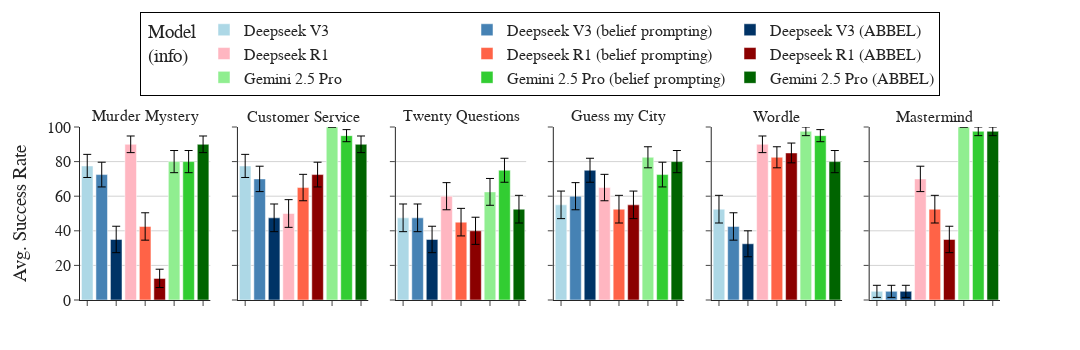

The cell this chart's notebook holds for it:
### Code cell
fig = plot_win_rates(summary_df)
fig.show()

### Figure 1 — Plotly figure (JSON) as saved in the notebook; plotly's stock layout.template omitted (floating-point values rounded to 4 significant figures)
{"data": [{"error_y": {"array": [6.687], "color": "black", "thickness": 1, "type": "data", "visible": true, "width": 4}, "hovertemplate": "Env: Murder Mystery<br>Word Limit: None<br>Model: Deepseek V3<br>Success Rate: {y:.2f}%<br>SEM: 6.69%<br>N: 40", "marker": {"color": "#ADD8E6"}, "name": "Deepseek V3", "showlegend": true, "type": "bar", "width": 0.8, "x": ["Deepseek V3"], "xaxis": "x", "y": [77.5], "yaxis": "y"}, {"error_y": {"array": [7.15], "color": "black", "thickness": 1, "type": "data", "visible": true, "width": 4}, "hovertemplate": "Env: Murder Mystery<br>Word Limit: None<br>Model: Deepseek V3 (belief prompting)<br>Success Rate: {y:.2f}%<br>SEM: 7.15%<br>N: 40", "marker": {"color": "#4682B4"}, "name": "Deepseek V3 (belief prompting)", "showlegend": true, "type": "bar", "width": 0.8, "x": ["Deepseek V3 (belief prompting)"], "xaxis": "x", "y": [72.5], "yaxis": "y"}, {"error_y": {"array": [7.638], "color": "black", "thickness": 1, "type": "data", "visible": true, "width": 4}, "hovertemplate": "Env: Murder Mystery<br>Word Limit: None<br>Model: Deepseek V3 (ABBEL)<br>Success Rate: {y:.2f}%<br>SEM: 7.64%<br>N: 40", "marker": {"color": "#003366"}, "name": "Deepseek V3 (ABBEL)", "showlegend": true, "type": "bar", "width": 0.8, "x": ["Deepseek V3 (ABBEL)"], "xaxis": "x", "y": [35.0], "yaxis": "y"}, {"error_y": {"array": [4.804], "color": "black", "thickness": 1, "type": "data", "visible": true, "width": 4}, "hovertemplate": "Env: Murder Mystery<br>Word Limit: None<br>Model: Deepseek R1<br>Success Rate: {y:.2f}%<br>SEM: 4.80%<br>N: 40", "marker": {"color": "#FFB6C1"}, "name": "Deepseek R1", "showlegend": true, "type": "bar", "width": 0.8, "x": ["Deepseek R1"], "xaxis": "x", "y": [90.0], "yaxis": "y"}, {"error_y": {"array": [7.916], "color": "black", "thickness": 1, "type": "data", "visible": true, "width": 4}, "hovertemplate": "Env: Murder Mystery<br>Word Limit: None<br>Model: Deepseek R1 (belief prompting)<br>Success Rate: {y:.2f}%<br>SEM: 7.92%<br>N: 40", "marker": {"color": "#FF6347"}, "name": "Deepseek R1 (belief prompting)", "showlegend": true, "type": "bar", "width": 0.8, "x": ["Deepseek R1 (belief prompting)"], "xaxis": "x", "y": [42.5], "yaxis": "y"}, {"error_y": {"array": [5.296], "color": "black", "thickness": 1, "type": "data", "visible": true, "width": 4}, "hovertemplate": "Env: Murder Mystery<br>Word Limit: None<br>Model: Deepseek R1 (ABBEL)<br>Success Rate: {y:.2f}%<br>SEM: 5.30%<br>N: 40", "marker": {"color": "#8B0000"}, "name": "Deepseek R1 (ABBEL)", "showlegend": true, "type": "bar", "width": 0.8, "x": ["Deepseek R1 (ABBEL)"], "xaxis": "x", "y": [12.5], "yaxis": "y"}, {"error_y": {"array": [6.405], "color": "black", "thickness": 1, "type": "data", "visible": true, "width": 4}, "hovertemplate": "Env: Murder Mystery<br>Word Limit: None<br>Model: Gemini 2.5 Pro<br>Success Rate: {y:.2f}%<br>SEM: 6.41%<br>N: 40", "marker": {"color": "#90EE90"}, "name": "Gemini 2.5 Pro", "showlegend": true, "type": "bar", "width": 0.8, "x": ["Gemini 2.5 Pro"], "xaxis": "x", "y": [80.0], "yaxis": "y"}, {"error_y": {"array": [6.405], "color": "black", "thickness": 1, "type": "data", "visible": true, "width": 4}, "hovertemplate": "Env: Murder Mystery<br>Word Limit: None<br>Model: Gemini 2.5 Pro (belief prompting)<br>Success Rate: {y:.2f}%<br>SEM: 6.41%<br>N: 40", "marker": {"color": "#32CD32"}, "name": "Gemini 2.5 Pro (belief prompting)", "showlegend": true, "type": "bar", "width": 0.8, "x": ["Gemini 2.5 Pro (belief prompting)"], "xaxis": "x", "y": [80.0], "yaxis": "y"}, {"error_y": {"array": [4.804], "color": "black", "thickness": 1, "type": "data", "visible": true, "width": 4}, "hovertemplate": "Env: Murder Mystery<br>Word Limit: None<br>Model: Gemini 2.5 Pro (ABBEL)<br>Success Rate: {y:.2f}%<br>SEM: 4.80%<br>N: 40", "marker": {"color": "#006400"}, "name": "Gemini 2.5 Pro (ABBEL)", "showlegend": true, "type": "bar", "width": 0.8, "x": ["Gemini 2.5 Pro (ABBEL)"], "xaxis": "x", "y": [90.0], "yaxis": "y"}, {"error_y": {"array": [6.687], "color": "black", "thickness": 1, "type": "data", "visible": true, "width": 4}, "hovertemplate": "Env: Customer Service<br>Word Limit: None<br>Model: Deepseek V3<br>Success Rate: {y:.2f}%<br>SEM: 6.69%<br>N: 40", "marker": {"color": "#ADD8E6"}, "name": "Deepseek V3", "showlegend": false, "type": "bar", "width": 0.8, "x": ["Deepseek V3"], "xaxis": "x2", "y": [77.5], "yaxis": "y2"}, {"error_y": {"array": [7.338], "color": "black", "thickness": 1, "type": "data", "visible": true, "width": 4}, "hovertemplate": "Env: Customer Service<br>Word Limit: None<br>Model: Deepseek V3 (belief prompting)<br>Success Rate: {y:.2f}%<br>SEM: 7.34%<br>N: 40", "marker": {"color": "#4682B4"}, "name": "Deepseek V3 (belief prompting)", "showlegend": false, "type": "bar", "width": 0.8, "x": ["Deepseek V3 (belief prompting)"], "xaxis": "x2", "y": [70.0], "yaxis": "y2"}, {"error_y": {"array": [7.996], "color": "black", "thickness": 1, "type": "data", "visible": true, "width": 4}, "hovertemplate": "Env: Customer Service<br>Word Limit: None<br>Model: Deepseek V3 (ABBEL)<br>Success Rate: {y:.2f}%<br>SEM: 8.00%<br>N: 40", "marker": {"color": "#003366"}, "name": "Deepseek V3 (ABBEL)", "showlegend": false, "type": "bar", "width": 0.8, "x": ["Deepseek V3 (ABBEL)"], "xaxis": "x2", "y": [47.5], "yaxis": "y2"}, {"error_y": {"array": [8.006], "color": "black", "thickness": 1, "type": "data", "visible": true, "width": 4}, "hovertemplate": "Env: Customer Service<br>Word Limit: None<br>Model: Deepseek R1<br>Success Rate: {y:.2f}%<br>SEM: 8.01%<br>N: 40", "marker": {"color": "#FFB6C1"}, "name": "Deepseek R1", "showlegend": false, "type": "bar", "width": 0.8, "x": ["Deepseek R1"], "xaxis": "x2", "y": [50.0], "yaxis": "y2"}, {"error_y": {"array": [7.638], "color": "black", "thickness": 1, "type": "data", "visible": true, "width": 4}, "hovertemplate": "Env: Customer Service<br>Word Limit: None<br>Model: Deepseek R1 (belief prompting)<br>Success Rate: {y:.2f}%<br>SEM: 7.64%<br>N: 40", "marker": {"color": "#FF6347"}, "name": "Deepseek R1 (belief prompting)", "showlegend": false, "type": "bar", "width": 0.8, "x": ["Deepseek R1 (belief prompting)"], "xaxis": "x2", "y": [65.0], "yaxis": "y2"}, {"error_y": {"array": [7.15], "color": "black", "thickness": 1, "type": "data", "visible": true, "width": 4}, "hovertemplate": "Env: Customer Service<br>Word Limit: None<br>Model: Deepseek R1 (ABBEL)<br>Success Rate: {y:.2f}%<br>SEM: 7.15%<br>N: 40", "marker": {"color": "#8B0000"}, "name": "Deepseek R1 (ABBEL)", "showlegend": false, "type": "bar", "width": 0.8, "x": ["Deepseek R1 (ABBEL)"], "xaxis": "x2", "y": [72.5], "yaxis": "y2"}, {"error_y": {"array": [0.0], "color": "black", "thickness": 1, "type": "data", "visible": true, "width": 4}, "hovertemplate": "Env: Customer Service<br>Word Limit: None<br>Model: Gemini 2.5 Pro<br>Success Rate: {y:.2f}%<br>SEM: 0.00%<br>N: 40", "marker": {"color": "#90EE90"}, "name": "Gemini 2.5 Pro", "showlegend": false, "type": "bar", "width": 0.8, "x": ["Gemini 2.5 Pro"], "xaxis": "x2", "y": [100.0], "yaxis": "y2"}, {"error_y": {"array": [3.49], "color": "black", "thickness": 1, "type": "data", "visible": true, "width": 4}, "hovertemplate": "Env: Customer Service<br>Word Limit: None<br>Model: Gemini 2.5 Pro (belief prompting)<br>Success Rate: {y:.2f}%<br>SEM: 3.49%<br>N: 40", "marker": {"color": "#32CD32"}, "name": "Gemini 2.5 Pro (belief prompting)", "showlegend": false, "type": "bar", "width": 0.8, "x": ["Gemini 2.5 Pro (belief prompting)"], "xaxis": "x2", "y": [95.0], "yaxis": "y2"}, {"error_y": {"array": [4.804], "color": "black", "thickness": 1, "type": "data", "visible": true, "width": 4}, "hovertemplate": "Env: Customer Service<br>Word Limit: None<br>Model: Gemini 2.5 Pro (ABBEL)<br>Success Rate: {y:.2f}%<br>SEM: 4.80%<br>N: 40", "marker": {"color": "#006400"}, "name": "Gemini 2.5 Pro (ABBEL)", "showlegend": false, "type": "bar", "width": 0.8, "x": ["Gemini 2.5 Pro (ABBEL)"], "xaxis": "x2", "y": [90.0], "yaxis": "y2"}, {"error_y": {"array": [7.996], "color": "black", "thickness": 1, "type": "data", "visible": true, "width": 4}, "hovertemplate": "Env: Twenty Questions<br>Word Limit: None<br>Model: Deepseek V3<br>Success Rate: {y:.2f}%<br>SEM: 8.00%<br>N: 40", "marker": {"color": "#ADD8E6"}, "name": "Deepseek V3", "showlegend": false, "type": "bar", "width": 0.8, "x": ["Deepseek V3"], "xaxis": "x3", "y": [47.5], "yaxis": "y3"}, {"error_y": {"array": [7.996], "color": "black", "thickness": 1, "type": "data", "visible": true, "width": 4}, "hovertemplate": "Env: Twenty Questions<br>Word Limit: None<br>Model: Deepseek V3 (belief prompting)<br>Success Rate: {y:.2f}%<br>SEM: 8.00%<br>N: 40", "marker": {"color": "#4682B4"}, "name": "Deepseek V3 (belief prompting)", "showlegend": false, "type": "bar", "width": 0.8, "x": ["Deepseek V3 (belief prompting)"], "xaxis": "x3", "y": [47.5], "yaxis": "y3"}, {"error_y": {"array": [7.638], "color": "black", "thickness": 1, "type": "data", "visible": true, "width": 4}, "hovertemplate": "Env: Twenty Questions<br>Word Limit: None<br>Model: Deepseek V3 (ABBEL)<br>Success Rate: {y:.2f}%<br>SEM: 7.64%<br>N: 40", "marker": {"color": "#003366"}, "name": "Deepseek V3 (ABBEL)", "showlegend": false, "type": "bar", "width": 0.8, "x": ["Deepseek V3 (ABBEL)"], "xaxis": "x3", "y": [35.0], "yaxis": "y3"}, {"error_y": {"array": [7.845], "color": "black", "thickness": 1, "type": "data", "visible": true, "width": 4}, "hovertemplate": "Env: Twenty Questions<br>Word Limit: None<br>Model: Deepseek R1<br>Success Rate: {y:.2f}%<br>SEM: 7.84%<br>N: 40", "marker": {"color": "#FFB6C1"}, "name": "Deepseek R1", "showlegend": false, "type": "bar", "width": 0.8, "x": ["Deepseek R1"], "xaxis": "x3", "y": [60.0], "yaxis": "y3"}, {"error_y": {"array": [7.966], "color": "black", "thickness": 1, "type": "data", "visible": true, "width": 4}, "hovertemplate": "Env: Twenty Questions<br>Word Limit: None<br>Model: Deepseek R1 (belief prompting)<br>Success Rate: {y:.2f}%<br>SEM: 7.97%<br>N: 40", "marker": {"color": "#FF6347"}, "name": "Deepseek R1 (belief prompting)", "showlegend": false, "type": "bar", "width": 0.8, "x": ["Deepseek R1 (belief prompting)"], "xaxis": "x3", "y": [45.0], "yaxis": "y3"}, {"error_y": {"array": [7.845], "color": "black", "thickness": 1, "type": "data", "visible": true, "width": 4}, "hovertemplate": "Env: Twenty Questions<br>Word Limit: None<br>Model: Deepseek R1 (ABBEL)<br>Success Rate: {y:.2f}%<br>SEM: 7.84%<br>N: 40", "marker": {"color": "#8B0000"}, "name": "Deepseek R1 (ABBEL)", "showlegend": false, "type": "bar", "width": 0.8, "x": ["Deepseek R1 (ABBEL)"], "xaxis": "x3", "y": [40.0], "yaxis": "y3"}, {"error_y": {"array": [7.752], "color": "black", "thickness": 1, "type": "data", "visible": true, "width": 4}, "hovertemplate": "Env: Twenty Questions<br>Word Limit: None<br>Model: Gemini 2.5 Pro<br>Success Rate: {y:.2f}%<br>SEM: 7.75%<br>N: 40", "marker": {"color": "#90EE90"}, "name": "Gemini 2.5 Pro", "showlegend": false, "type": "bar", "width": 0.8, "x": ["Gemini 2.5 Pro"], "xaxis": "x3", "y": [62.5], "yaxis": "y3"}, {"error_y": {"array": [6.934], "color": "black", "thickness": 1, "type": "data", "visible": true, "width": 4}, "hovertemplate": "Env: Twenty Questions<br>Word Limit: None<br>Model: Gemini 2.5 Pro (belief prompting)<br>Success Rate: {y:.2f}%<br>SEM: 6.93%<br>N: 40", "marker": {"color": "#32CD32"}, "name": "Gemini 2.5 Pro (belief prompting)", "showlegend": false, "type": "bar", "width": 0.8, "x": ["Gemini 2.5 Pro (belief prompting)"], "xaxis": "x3", "y": [75.0], "yaxis": "y3"}, {"error_y": {"array": [7.996], "color": "black", "thickness": 1, "type": "data", "visible": true, "width": 4}, "hovertemplate": "Env: Twenty Questions<br>Word Limit: None<br>Model: Gemini 2.5 Pro (ABBEL)<br>Success Rate: {y:.2f}%<br>SEM: 8.00%<br>N: 40", "marker": {"color": "#006400"}, "name": "Gemini 2.5 Pro (ABBEL)", "showlegend": false, "type": "bar", "width": 0.8, "x": ["Gemini 2.5 Pro (ABBEL)"], "xaxis": "x3", "y": [52.5], "yaxis": "y3"}, {"error_y": {"array": [7.966], "color": "black", "thickness": 1, "type": "data", "visible": true, "width": 4}, "hovertemplate": "Env: Guess my City<br>Word Limit: None<br>Model: Deepseek V3<br>Success Rate: {y:.2f}%<br>SEM: 7.97%<br>N: 40", "marker": {"color": "#ADD8E6"}, "name": "Deepseek V3", "showlegend": false, "type": "bar", "width": 0.8, "x": ["Deepseek V3"], "xaxis": "x4", "y": [55.0], "yaxis": "y4"}, {"error_y": {"array": [7.845], "color": "black", "thickness": 1, "type": "data", "visible": true, "width": 4}, "hovertemplate": "Env: Guess my City<br>Word Limit: None<br>Model: Deepseek V3 (belief prompting)<br>Success Rate: {y:.2f}%<br>SEM: 7.84%<br>N: 40", "marker": {"color": "#4682B4"}, "name": "Deepseek V3 (belief prompting)", "showlegend": false, "type": "bar", "width": 0.8, "x": ["Deepseek V3 (belief prompting)"], "xaxis": "x4", "y": [60.0], "yaxis": "y4"}, {"error_y": {"array": [6.934], "color": "black", "thickness": 1, "type": "data", "visible": true, "width": 4}, "hovertemplate": "Env: Guess my City<br>Word Limit: None<br>Model: Deepseek V3 (ABBEL)<br>Success Rate: {y:.2f}%<br>SEM: 6.93%<br>N: 40", "marker": {"color": "#003366"}, "name": "Deepseek V3 (ABBEL)", "showlegend": false, "type": "bar", "width": 0.8, "x": ["Deepseek V3 (ABBEL)"], "xaxis": "x4", "y": [75.0], "yaxis": "y4"}, {"error_y": {"array": [7.638], "color": "black", "thickness": 1, "type": "data", "visible": true, "width": 4}, "hovertemplate": "Env: Guess my City<br>Word Limit: None<br>Model: Deepseek R1<br>Success Rate: {y:.2f}%<br>SEM: 7.64%<br>N: 40", "marker": {"color": "#FFB6C1"}, "name": "Deepseek R1", "showlegend": false, "type": "bar", "width": 0.8, "x": ["Deepseek R1"], "xaxis": "x4", "y": [65.0], "yaxis": "y4"}, {"error_y": {"array": [7.996], "color": "black", "thickness": 1, "type": "data", "visible": true, "width": 4}, "hovertemplate": "Env: Guess my City<br>Word Limit: None<br>Model: Deepseek R1 (belief prompting)<br>Success Rate: {y:.2f}%<br>SEM: 8.00%<br>N: 40", "marker": {"color": "#FF6347"}, "name": "Deepseek R1 (belief prompting)", "showlegend": false, "type": "bar", "width": 0.8, "x": ["Deepseek R1 (belief prompting)"], "xaxis": "x4", "y": [52.5], "yaxis": "y4"}, {"error_y": {"array": [7.966], "color": "black", "thickness": 1, "type": "data", "visible": true, "width": 4}, "hovertemplate": "Env: Guess my City<br>Word Limit: None<br>Model: Deepseek R1 (ABBEL)<br>Success Rate: {y:.2f}%<br>SEM: 7.97%<br>N: 40", "marker": {"color": "#8B0000"}, "name": "Deepseek R1 (ABBEL)", "showlegend": false, "type": "bar", "width": 0.8, "x": ["Deepseek R1 (ABBEL)"], "xaxis": "x4", "y": [55.0], "yaxis": "y4"}, {"error_y": {"array": [6.084], "color": "black", "thickness": 1, "type": "data", "visible": true, "width": 4}, "hovertemplate": "Env: Guess my City<br>Word Limit: None<br>Model: Gemini 2.5 Pro<br>Success Rate: {y:.2f}%<br>SEM: 6.08%<br>N: 40", "marker": {"color": "#90EE90"}, "name": "Gemini 2.5 Pro", "showlegend": false, "type": "bar", "width": 0.8, "x": ["Gemini 2.5 Pro"], "xaxis": "x4", "y": [82.5], "yaxis": "y4"}, {"error_y": {"array": [7.15], "color": "black", "thickness": 1, "type": "data", "visible": true, "width": 4}, "hovertemplate": "Env: Guess my City<br>Word Limit: None<br>Model: Gemini 2.5 Pro (belief prompting)<br>Success Rate: {y:.2f}%<br>SEM: 7.15%<br>N: 40", "marker": {"color": "#32CD32"}, "name": "Gemini 2.5 Pro (belief prompting)", "showlegend": false, "type": "bar", "width": 0.8, "x": ["Gemini 2.5 Pro (belief prompting)"], "xaxis": "x4", "y": [72.5], "yaxis": "y4"}, {"error_y": {"array": [6.405], "color": "black", "thickness": 1, "type": "data", "visible": true, "width": 4}, "hovertemplate": "Env: Guess my City<br>Word Limit: None<br>Model: Gemini 2.5 Pro (ABBEL)<br>Success Rate: {y:.2f}%<br>SEM: 6.41%<br>N: 40", "marker": {"color": "#006400"}, "name": "Gemini 2.5 Pro (ABBEL)", "showlegend": false, "type": "bar", "width": 0.8, "x": ["Gemini 2.5 Pro (ABBEL)"], "xaxis": "x4", "y": [80.0], "yaxis": "y4"}, {"error_y": {"array": [7.996], "color": "black", "thickness": 1, "type": "data", "visible": true, "width": 4}, "hovertemplate": "Env: Wordle<br>Word Limit: None<br>Model: Deepseek V3<br>Success Rate: {y:.2f}%<br>SEM: 8.00%<br>N: 40", "marker": {"color": "#ADD8E6"}, "name": "Deepseek V3", "showlegend": false, "type": "bar", "width": 0.8, "x": ["Deepseek V3"], "xaxis": "x5", "y": [52.5], "yaxis": "y5"}, {"error_y": {"array": [7.916], "color": "black", "thickness": 1, "type": "data", "visible": true, "width": 4}, "hovertemplate": "Env: Wordle<br>Word Limit: None<br>Model: Deepseek V3 (belief prompting)<br>Success Rate: {y:.2f}%<br>SEM: 7.92%<br>N: 40", "marker": {"color": "#4682B4"}, "name": "Deepseek V3 (belief prompting)", "showlegend": false, "type": "bar", "width": 0.8, "x": ["Deepseek V3 (belief prompting)"], "xaxis": "x5", "y": [42.5], "yaxis": "y5"}, {"error_y": {"array": [7.5], "color": "black", "thickness": 1, "type": "data", "visible": true, "width": 4}, "hovertemplate": "Env: Wordle<br>Word Limit: None<br>Model: Deepseek V3 (ABBEL)<br>Success Rate: {y:.2f}%<br>SEM: 7.50%<br>N: 40", "marker": {"color": "#003366"}, "name": "Deepseek V3 (ABBEL)", "showlegend": false, "type": "bar", "width": 0.8, "x": ["Deepseek V3 (ABBEL)"], "xaxis": "x5", "y": [32.5], "yaxis": "y5"}, {"error_y": {"array": [4.804], "color": "black", "thickness": 1, "type": "data", "visible": true, "width": 4}, "hovertemplate": "Env: Wordle<br>Word Limit: None<br>Model: Deepseek R1<br>Success Rate: {y:.2f}%<br>SEM: 4.80%<br>N: 40", "marker": {"color": "#FFB6C1"}, "name": "Deepseek R1", "showlegend": false, "type": "bar", "width": 0.8, "x": ["Deepseek R1"], "xaxis": "x5", "y": [90.0], "yaxis": "y5"}, {"error_y": {"array": [6.084], "color": "black", "thickness": 1, "type": "data", "visible": true, "width": 4}, "hovertemplate": "Env: Wordle<br>Word Limit: None<br>Model: Deepseek R1 (belief prompting)<br>Success Rate: {y:.2f}%<br>SEM: 6.08%<br>N: 40", "marker": {"color": "#FF6347"}, "name": "Deepseek R1 (belief prompting)", "showlegend": false, "type": "bar", "width": 0.8, "x": ["Deepseek R1 (belief prompting)"], "xaxis": "x5", "y": [82.5], "yaxis": "y5"}, {"error_y": {"array": [5.718], "color": "black", "thickness": 1, "type": "data", "visible": true, "width": 4}, "hovertemplate": "Env: Wordle<br>Word Limit: None<br>Model: Deepseek R1 (ABBEL)<br>Success Rate: {y:.2f}%<br>SEM: 5.72%<br>N: 40", "marker": {"color": "#8B0000"}, "name": "Deepseek R1 (ABBEL)", "showlegend": false, "type": "bar", "width": 0.8, "x": ["Deepseek R1 (ABBEL)"], "xaxis": "x5", "y": [85.0], "yaxis": "y5"}, {"error_y": {"array": [2.5], "color": "black", "thickness": 1, "type": "data", "visible": true, "width": 4}, "hovertemplate": "Env: Wordle<br>Word Limit: None<br>Model: Gemini 2.5 Pro<br>Success Rate: {y:.2f}%<br>SEM: 2.50%<br>N: 40", "marker": {"color": "#90EE90"}, "name": "Gemini 2.5 Pro", "showlegend": false, "type": "bar", "width": 0.8, "x": ["Gemini 2.5 Pro"], "xaxis": "x5", "y": [97.5], "yaxis": "y5"}, {"error_y": {"array": [3.49], "color": "black", "thickness": 1, "type": "data", "visible": true, "width": 4}, "hovertemplate": "Env: Wordle<br>Word Limit: None<br>Model: Gemini 2.5 Pro (belief prompting)<br>Success Rate: {y:.2f}%<br>SEM: 3.49%<br>N: 40", "marker": {"color": "#32CD32"}, "name": "Gemini 2.5 Pro (belief prompting)", "showlegend": false, "type": "bar", "width": 0.8, "x": ["Gemini 2.5 Pro (belief prompting)"], "xaxis": "x5", "y": [95.0], "yaxis": "y5"}, {"error_y": {"array": [6.405], "color": "black", "thickness": 1, "type": "data", "visible": true, "width": 4}, "hovertemplate": "Env: Wordle<br>Word Limit: None<br>Model: Gemini 2.5 Pro (ABBEL)<br>Success Rate: {y:.2f}%<br>SEM: 6.41%<br>N: 40", "marker": {"color": "#006400"}, "name": "Gemini 2.5 Pro (ABBEL)", "showlegend": false, "type": "bar", "width": 0.8, "x": ["Gemini 2.5 Pro (ABBEL)"], "xaxis": "x5", "y": [80.0], "yaxis": "y5"}, {"error_y": {"array": [3.49], "color": "black", "thickness": 1, "type": "data", "visible": true, "width": 4}, "hovertemplate": "Env: Mastermind<br>Word Limit: None<br>Model: Deepseek V3<br>Success Rate: {y:.2f}%<br>SEM: 3.49%<br>N: 40", "marker": {"color": "#ADD8E6"}, "name": "Deepseek V3", "showlegend": false, "type": "bar", "width": 0.8, "x": ["Deepseek V3"], "xaxis": "x6", "y": [5.0], "yaxis": "y6"}, {"error_y": {"array": [3.49], "color": "black", "thickness": 1, "type": "data", "visible": true, "width": 4}, "hovertemplate": "Env: Mastermind<br>Word Limit: None<br>Model: Deepseek V3 (belief prompting)<br>Success Rate: {y:.2f}%<br>SEM: 3.49%<br>N: 40", "marker": {"color": "#4682B4"}, "name": "Deepseek V3 (belief prompting)", "showlegend": false, "type": "bar", "width": 0.8, "x": ["Deepseek V3 (belief prompting)"], "xaxis": "x6", "y": [5.0], "yaxis": "y6"}, {"error_y": {"array": [3.49], "color": "black", "thickness": 1, "type": "data", "visible": true, "width": 4}, "hovertemplate": "Env: Mastermind<br>Word Limit: None<br>Model: Deepseek V3 (ABBEL)<br>Success Rate: {y:.2f}%<br>SEM: 3.49%<br>N: 40", "marker": {"color": "#003366"}, "name": "Deepseek V3 (ABBEL)", "showlegend": false, "type": "bar", "width": 0.8, "x": ["Deepseek V3 (ABBEL)"], "xaxis": "x6", "y": [5.0], "yaxis": "y6"}, {"error_y": {"array": [7.338], "color": "black", "thickness": 1, "type": "data", "visible": true, "width": 4}, "hovertemplate": "Env: Mastermind<br>Word Limit: None<br>Model: Deepseek R1<br>Success Rate: {y:.2f}%<br>SEM: 7.34%<br>N: 40", "marker": {"color": "#FFB6C1"}, "name": "Deepseek R1", "showlegend": false, "type": "bar", "width": 0.8, "x": ["Deepseek R1"], "xaxis": "x6", "y": [70.0], "yaxis": "y6"}, {"error_y": {"array": [7.996], "color": "black", "thickness": 1, "type": "data", "visible": true, "width": 4}, "hovertemplate": "Env: Mastermind<br>Word Limit: None<br>Model: Deepseek R1 (belief prompting)<br>Success Rate: {y:.2f}%<br>SEM: 8.00%<br>N: 40", "marker": {"color": "#FF6347"}, "name": "Deepseek R1 (belief prompting)", "showlegend": false, "type": "bar", "width": 0.8, "x": ["Deepseek R1 (belief prompting)"], "xaxis": "x6", "y": [52.5], "yaxis": "y6"}, {"error_y": {"array": [7.638], "color": "black", "thickness": 1, "type": "data", "visible": true, "width": 4}, "hovertemplate": "Env: Mastermind<br>Word Limit: None<br>Model: Deepseek R1 (ABBEL)<br>Success Rate: {y:.2f}%<br>SEM: 7.64%<br>N: 40", "marker": {"color": "#8B0000"}, "name": "Deepseek R1 (ABBEL)", "showlegend": false, "type": "bar", "width": 0.8, "x": ["Deepseek R1 (ABBEL)"], "xaxis": "x6", "y": [35.0], "yaxis": "y6"}, {"error_y": {"array": [0.0], "color": "black", "thickness": 1, "type": "data", "visible": true, "width": 4}, "hovertemplate": "Env: Mastermind<br>Word Limit: None<br>Model: Gemini 2.5 Pro<br>Success Rate: {y:.2f}%<br>SEM: 0.00%<br>N: 40", "marker": {"color": "#90EE90"}, "name": "Gemini 2.5 Pro", "showlegend": false, "type": "bar", "width": 0.8, "x": ["Gemini 2.5 Pro"], "xaxis": "x6", "y": [100.0], "yaxis": "y6"}, {"error_y": {"array": [2.5], "color": "black", "thickness": 1, "type": "data", "visible": true, "width": 4}, "hovertemplate": "Env: Mastermind<br>Word Limit: None<br>Model: Gemini 2.5 Pro (belief prompting)<br>Success Rate: {y:.2f}%<br>SEM: 2.50%<br>N: 40", "marker": {"color": "#32CD32"}, "name": "Gemini 2.5 Pro (belief prompting)", "showlegend": false, "type": "bar", "width": 0.8, "x": ["Gemini 2.5 Pro (belief prompting)"], "xaxis": "x6", "y": [97.5], "yaxis": "y6"}, {"error_y": {"array": [2.5], "color": "black", "thickness": 1, "type": "data", "visible": true, "width": 4}, "hovertemplate": "Env: Mastermind<br>Word Limit: None<br>Model: Gemini 2.5 Pro (ABBEL)<br>Success Rate: {y:.2f}%<br>SEM: 2.50%<br>N: 40", "marker": {"color": "#006400"}, "name": "Gemini 2.5 Pro (ABBEL)", "showlegend": false, "type": "bar", "width": 0.8, "x": ["Gemini 2.5 Pro (ABBEL)"], "xaxis": "x6", "y": [97.5], "yaxis": "y6"}], "layout": {"annotations": [{"font": {"size": 16}, "showarrow": false, "text": "Murder Mystery", "x": 0.07083, "xanchor": "center", "xref": "paper", "y": 1, "yanchor": "bottom", "yref": "paper"}, {"font": {"size": 16}, "showarrow": false, "text": "Customer Service", "x": 0.2425, "xanchor": "center", "xref": "paper", "y": 1, "yanchor": "bottom", "yref": "paper"}, {"font": {"size": 16}, "showarrow": false, "text": "Twenty Questions", "x": 0.4142, "xanchor": "center", "xref": "paper", "y": 1, "yanchor": "bottom", "yref": "paper"}, {"font": {"size": 16}, "showarrow": false, "text": "Guess my City", "x": 0.5858, "xanchor": "center", "xref": "paper", "y": 1, "yanchor": "bottom", "yref": "paper"}, {"font": {"size": 16}, "showarrow": false, "text": "Wordle", "x": 0.7575, "xanchor": "center", "xref": "paper", "y": 1, "yanchor": "bottom", "yref": "paper"}, {"font": {"size": 16}, "showarrow": false, "text": "Mastermind", "x": 0.9292, "xanchor": "center", "xref": "paper", "y": 1, "yanchor": "bottom", "yref": "paper"}], "barmode": "group", "font": {"family": "Computer Modern, serif", "size": 16}, "height": 350, "legend": {"bgcolor": "rgba(255,255,255,0.9)", "bordercolor": "black", "borderwidth": 1, "orientation": "h", "title": {"text": " Model<br> (info)"}, "x": 0.5, "xanchor": "center", "y": 1.18, "yanchor": "bottom"}, "margin": {"b": 50, "l": 80, "r": 80, "t": 100}, "plot_bgcolor": "white", "showlegend": true, "width": 1080, "xaxis": {"anchor": "y", "domain": [0, 0.1417], "showticklabels": false}, "xaxis2": {"anchor": "y2", "domain": [0.1717, 0.3133], "showticklabels": false}, "xaxis3": {"anchor": "y3", "domain": [0.3433, 0.485], "showticklabels": false}, "xaxis4": {"anchor": "y4", "domain": [0.515, 0.6567], "showticklabels": false}, "xaxis5": {"anchor": "y5", "domain": [0.6867, 0.8283], "showticklabels": false}, "xaxis6": {"anchor": "y6", "domain": [0.8583, 1], "showticklabels": false}, "yaxis": {"anchor": "x", "domain": [0, 1], "gridcolor": "lightgray", "range": [0, 100], "showgrid": true, "title": {"text": "Avg. Success Rate"}}, "yaxis2": {"anchor": "x2", "domain": [0, 1], "gridcolor": "lightgray", "matches": "y", "range": [0, 100], "showgrid": true, "showticklabels": false}, "yaxis3": {"anchor": "x3", "domain": [0, 1], "gridcolor": "lightgray", "matches": "y", "range": [0, 100], "showgrid": true, "showticklabels": false}, "yaxis4": {"anchor": "x4", "domain": [0, 1], "gridcolor": "lightgray", "matches": "y", "range": [0, 100], "showgrid": true, "showticklabels": false}, "yaxis5": {"anchor": "x5", "domain": [0, 1], "gridcolor": "lightgray", "matches": "y", "range": [0, 100], "showgrid": true, "showticklabels": false}, "yaxis6": {"anchor": "x6", "domain": [0, 1], "gridcolor": "lightgray", "matches": "y", "range": [0, 100], "showgrid": true, "showticklabels": false}}}
